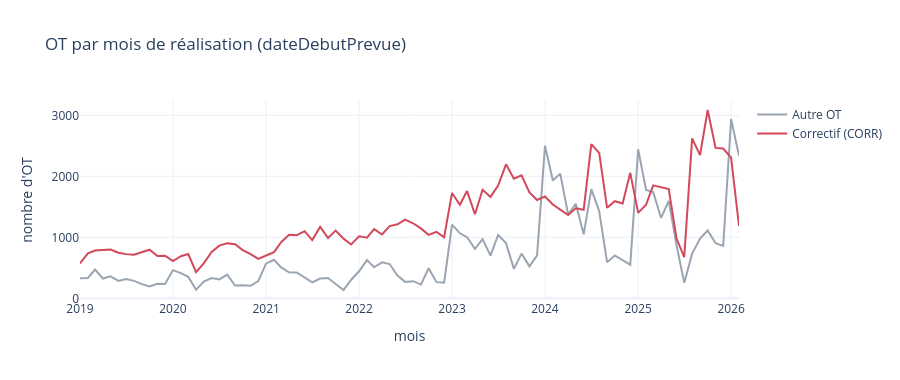

Notebook code for this chart:
### Code cell
mensuel = (df.assign(mois=df[DATE_COL].dt.to_period("M").astype(str))
             .groupby(["mois", "CORRECT"]).size().unstack(fill_value=0).rename(columns=NOMS_OT))
mensuel = mensuel.loc["2019-01":"2026-02"]
fig = px.line(mensuel, x=mensuel.index, y=list(mensuel.columns), template=TEMPLATE,
              color_discrete_map={NOMS_OT[1]: COUL_OT[1], NOMS_OT[0]: COUL_OT[0]},
              title="OT par mois de réalisation (dateDebutPrevue)", labels={"value": "nombre d'OT", "x": "mois"})
fig.update_layout(height=380, legend_title=None)
fig.show()

### Figure 1 — Plotly figure (JSON) as saved in the notebook; plotly's stock layout.template omitted (floating-point values rounded to 4 significant figures)
{"data": [{"hovertemplate": "variable=Autre OT<br>mois=%{x}<br>nombre d'OT=%{y}<extra></extra>", "legendgroup": "Autre OT", "line": {"color": "#9aa5b1", "dash": "solid"}, "marker": {"symbol": "circle"}, "mode": "lines", "name": "Autre OT", "orientation": "v", "showlegend": true, "type": "scatter", "x": ["2019-01", "2019-02", "2019-03", "2019-04", "2019-05", "2019-06", "2019-07", "2019-08", "2019-09", "2019-10", "2019-11", "2019-12", "2020-01", "2020-02", "2020-03", "2020-04", "2020-05", "2020-06", "2020-07", "2020-08", "2020-09", "2020-10", "2020-11", "2020-12", "2021-01", "2021-02", "2021-03", "2021-04", "2021-05", "2021-06", "2021-07", "2021-08", "2021-09", "2021-10", "2021-11", "2021-12", "2022-01", "2022-02", "2022-03", "2022-04", "2022-05", "2022-06", "2022-07", "2022-08", "2022-09", "2022-10", "2022-11", "2022-12", "2023-01", "2023-02", "2023-03", "2023-04", "2023-05", "2023-06", "2023-07", "2023-08", "2023-09", "2023-10", "2023-11", "2023-12", "2024-01", "2024-02", "2024-03", "2024-04", "2024-05", "2024-06", "2024-07", "2024-08", "2024-09", "2024-10", "2024-11", "2024-12", "2025-01", "2025-02", "2025-03", "2025-04", "2025-05", "2025-06", "2025-07", "2025-08", "2025-09", "2025-10", "2025-11", "2025-12", "2026-01", "2026-02"], "xaxis": "x", "y": [328, 334, 471, 324, 361, 285, 316, 286, 232, 193, 237, 233, 462, 412, 351, 141, 273, 332, 309, 389, 209, 213, 204, 282, 572, 632, 507, 426, 423, 344, 262, 323, 334, 233, 136, 304, 443, 627, 508, 589, 562, 372, 269, 281, 225, 493, 265, 257, 1208, 1066, 1002, 811, 969, 700, 1038, 905, 482, 733, 523, 705, 2500, 1931, 2044, 1374, 1550, 1049, 1791, 1429, 589, 703, 623, 551, 2442, 1777, 1740, 1317, 1597, 864, 255, 732, 979, 1112, 903, 859, 2939, 2336], "yaxis": "y"}, {"hovertemplate": "variable=Correctif (CORR)<br>mois=%{x}<br>nombre d'OT=%{y}<extra></extra>", "legendgroup": "Correctif (CORR)", "line": {"color": "#d1495b", "dash": "solid"}, "marker": {"symbol": "circle"}, "mode": "lines", "name": "Correctif (CORR)", "orientation": "v", "showlegend": true, "type": "scatter", "x": ["2019-01", "2019-02", "2019-03", "2019-04", "2019-05", "2019-06", "2019-07", "2019-08", "2019-09", "2019-10", "2019-11", "2019-12", "2020-01", "2020-02", "2020-03", "2020-04", "2020-05", "2020-06", "2020-07", "2020-08", "2020-09", "2020-10", "2020-11", "2020-12", "2021-01", "2021-02", "2021-03", "2021-04", "2021-05", "2021-06", "2021-07", "2021-08", "2021-09", "2021-10", "2021-11", "2021-12", "2022-01", "2022-02", "2022-03", "2022-04", "2022-05", "2022-06", "2022-07", "2022-08", "2022-09", "2022-10", "2022-11", "2022-12", "2023-01", "2023-02", "2023-03", "2023-04", "2023-05", "2023-06", "2023-07", "2023-08", "2023-09", "2023-10", "2023-11", "2023-12", "2024-01", "2024-02", "2024-03", "2024-04", "2024-05", "2024-06", "2024-07", "2024-08", "2024-09", "2024-10", "2024-11", "2024-12", "2025-01", "2025-02", "2025-03", "2025-04", "2025-05", "2025-06", "2025-07", "2025-08", "2025-09", "2025-10", "2025-11", "2025-12", "2026-01", "2026-02"], "xaxis": "x", "y": [572, 736, 784, 790, 799, 747, 724, 714, 758, 796, 693, 698, 609, 689, 725, 430, 573, 761, 863, 902, 885, 790, 725, 645, 702, 756, 920, 1042, 1034, 1101, 955, 1171, 989, 1109, 978, 882, 1016, 994, 1134, 1046, 1184, 1214, 1289, 1230, 1146, 1040, 1090, 1001, 1726, 1534, 1758, 1377, 1779, 1662, 1849, 2196, 1961, 2016, 1737, 1611, 1669, 1537, 1455, 1366, 1475, 1452, 2529, 2381, 1484, 1592, 1555, 2057, 1400, 1534, 1851, 1821, 1791, 975, 676, 2621, 2347, 3087, 2466, 2456, 2305, 1185], "yaxis": "y"}], "layout": {"height": 380, "legend": {"title": {}, "tracegroupgap": 0}, "title": {"text": "OT par mois de réalisation (dateDebutPrevue)"}, "xaxis": {"anchor": "y", "domain": [0, 1], "title": {"text": "mois"}}, "yaxis": {"anchor": "x", "domain": [0, 1], "title": {"text": "nombre d'OT"}}}}
